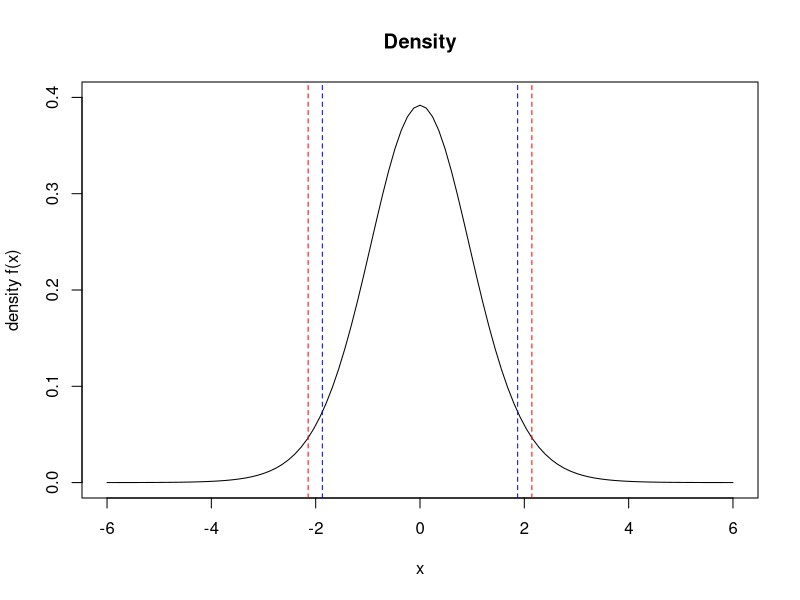
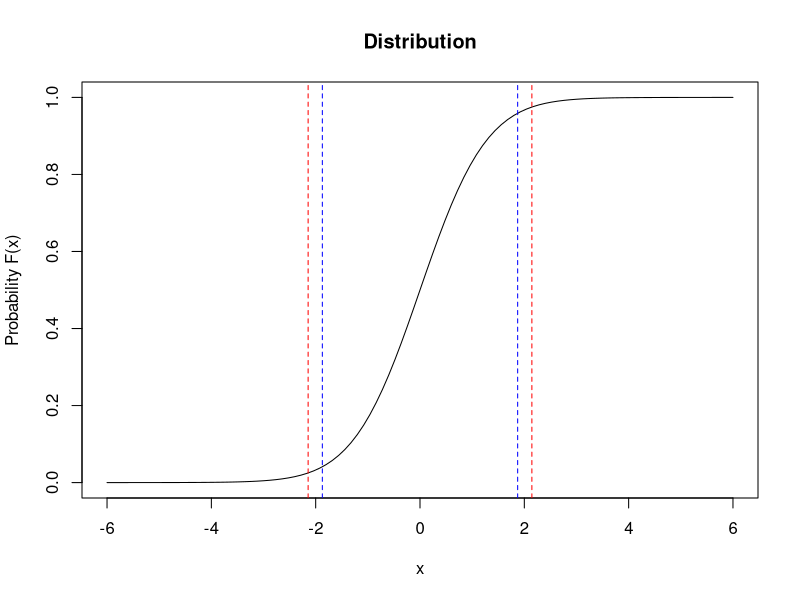
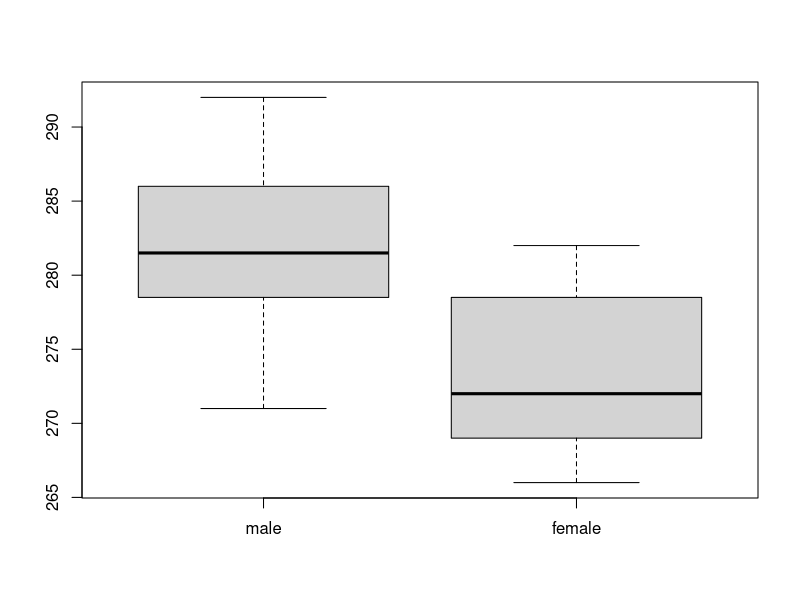

Source code (R) for these figures, in order: (Note: this script raises an error after producing the figures.)
# Lecture script 22.04.2026


# one sample t-Test ----

# Measured 15 fish length of plaice: 
# data produced using plaice_length <- rnorm(15, 35, sd = 5)

plaice_length <- c(36.67, 28.37, 42.67, 38.63, 33.7, 29.39, 38.32, 38.71, 40.59,
                   38.41, 36.82, 40.52, 43.31, 43.64, 37.48)

# calculate mean and stadard deviation of your data
mean(plaice_length) # 37.8215
sd(plaice_length) # 4.50634

# common length according to fish base are 40cm, so the A in the formula becomes 40
# calculate the t-value
t_plaice <- (37.8215 - 40) / (4.50634 / sqrt(15))
t_plaice # the negative value tells us, that our measured mean is below the expected value.

# is this critical? 

# get the critical levels from the t-distribution
# the only parameter of the t- distribution are the degrees of freedom, which
# are the sample size - 1, so in this case 14.
# we only want to know if it our mean value different from the actual mean and don´t care 
# whether the mean of our sample is lower or higher, therefore we are looking at
# both sides of the distribution and distribute the 5% significance level: 
qt(p = c(0.025, 0.975), df = 14) # -2.144787  2.144787
# these are the "cut-off" values: If our value is lower or higher than those, 
# it is a critical t-value

# additionally we can calculate the p-value for our t-value
# multiply by 2, since we compare to both tails. 
# Therefore we call this type of t-Test two-sided
pt(q = t_plaice, df = 14) * 2 # 0.08219942
# It is not lower than 0.05 thus again not signifcant

# We can also use the build in t-test function to validate this:
# First have a look at the help pages to see how it works: 
?t.test

t.test(x = plaice_length, mu = 40)

#Lets visualize this: 
# The t-Distribution for df=14
# as density distribution
plot(function(x) dt(x, df = 14), -6, 6, ylim = c(0, 0.4),
       main = "Density", ylab = "density f(x)")
abline(v = c(t_plaice, -t_plaice), col = "blue", lty = 2)
abline(v = qt(p = c(0.025, 0.975), df = 14), col = "red", lty = 2)

# and cumulative probability: 
plot(function(x) pt(x, df = 14), -6, 6, ylim = c(0, 1), 
     main = "Distribution", ylab = "Probability F(x)")
abline(v = c(t_plaice, -t_plaice), col = "blue", lty = 2)
abline(v = qt(p = c(0.025, 0.975), df = 14), col = "red", lty = 2)


# Two - sample t-Test ----
# Comparison of polar bear heights: 
polar_bears <- data.frame("male" = c(281, 279, 271, 290, 292, 285, 277, 278, 290, 277, 281, 283,
                                     285, 287, 279, 275, 280, 287, 285, 282),
                          "female" = c(266, 280, 275, 272, 270, 269, 272, 278, 267, 269, 282,
                                       279, 276, 272, 274, 270, 269, 279, 282, 268))
boxplot(polar_bears)

## two-sided ----
# Do female polar bears have a different size than male polar bears? 
# This includes not if they are bigger or smaller, just different, therefor
# this is a two-sided test, where we are looking at both tails of the t-distribution.

# calculate means
mean_males <- mean(polar_bears$male)
mean_males
mean_females <- mean(polar_bears$female)
mean_females

# calculate variances
var_males <- var(polar_bears$male)
var_males
var_females <- var(polar_bears$female)
var_females

nrow(polar_bears)

qt(p = c(0.025, 0.975), df = 38) # 38 because each has 20 rows and for each sample we subtract by 1

# we use here the negative absolute difference, to avoid a miscalculation simply because the t value is very large
pt(q = -abs(t_polars), df = 37.844) * 2 

t_polars <- (mean_males - mean_females) / sqrt( (var_males/20) + (var_females/20) )
t_polars

# for equal variances we can also use pooled variances, 
# this gives us a bit more statistical power: 
t.test(polar_bears$male, polar_bears$female, var.equal = TRUE)


## one-sided ----
# Male polar bears are bigger than female polar bears.
t.test(polar_bears$male, polar_bears$female, alternative = "greater")

t.test(polar_bears$male, polar_bears$female, alternative = "less")

# Paired two-sample t-Test ----
# Compare weights of penguins before and after the breeding season 
penguins <- data.frame("Penguin" = c(1:16),
                       "Lipid_start" = sample(seq(8, 11, by = 0.2), size = 16),
                       "Lipid_end" = sample(seq(1, 4, by = 0.2), size = 16),
                       "Weight_start" = sample(seq(35, 45, by = 0.2), size = 16),
                       "Weight_end" = sample(seq(18, 25, by = 0.2), size = 16))
View(penguins)

boxplot(penguins[ ,4:5])

# Calculating the differences from start to end
difference_weight <- penguins[ ,4] - penguins[ ,5] # this is a vectorized operation, this means
# R automatically calculates the difference for each row individually
difference_weight

# Calculating the variances of the differences
var_diff <- var(difference_weight)


# Calculating t
t_weights <- mean(difference_weight)/(sqrt(var_diff)/sqrt(16))
t_weights 
qt(p = c(0.025, 0.975), df = 15)
# we use here the negative absolute difference, to avoid a miscalculation simply because the t value is very large
pt(q = -abs(t_weights), df = 15) * 2 

#Paired two-sided two sample t-Tests
t.test(x=penguins[,4], y=penguins[,5], paired=T)

# Mann - Whitney - U test ----
octopus <- read_csv("data/kraken.csv")
# data set with intelligence test results of trained and untrained octopus individuals
View(octopus)

ggplot(octopus, aes(y = result, x = group_txt))+
  geom_boxplot()

Ranks <- cbind(octopus, rank(x=octopus$result, na.last=NA,
                                ties.method=c("average")))
View(Ranks)

wilcox.test(result ~ group, data = octopus, alternative = "two.sided")

# Wilcoxon signed rank test ----
# Number of herring eggs from subsampling
herring_eggs <- data.frame("Sample" = c(1:10),
                           "subsample_1" = as.integer(jitter(c(130, 90, 50, 323, 210, 35, 173, 44, 241, 112), amount = 10))
                           )
difference <- sample(-20:20, 10)
herring_eggs$subsample_2 <- herring_eggs$subsample_1 + difference
boxplot(herring_eggs[, c(2:3)])

wilcox.test(x = herring_eggs[,2], y = herring_eggs[,3], alternative = c("two.sided"), paired = T)


# F-Test ----
salmon <- data.frame("Net_1" = rnorm(n = 24, mean = 2898.667, sd = 195.0281),
                     "Net_2" = rnorm(n = 24, mean = 2825.417, sd = 153.6458))
boxplot(salmon)

var.test(x = salmon$Net_1, y = salmon$Net_2, ratio = 1, alternative="two.sided")
var.test(x = salmon$Net_1, y = salmon$Net_2, ratio = 1, alternative = "greater")

# Correlation ----
# Or create a data set with depth and oxygen levels
ctd_data <- data.frame("depth" = round(runif(100, min = 200, max = 500), digits = 0) )
ctd_data$oxygen <- round(8 - 0.01 * ctd_data$depth + rnorm(100, mean = 0, sd = 0.3), 2)
ctd_data$oxygen[ctd_data$oxygen < 0] <- runif(sum(ctd_data$oxygen < 0), 0.1, 0.5)

ggplot(ctd_data, aes(x = depth, y = oxygen))+
  #geom_smooth(method = lm, se = FALSE, colour = "black")+
  geom_point()+
    labs(x = "depth", y = "oxygen")

# covariance
cov(x = ctd_data$depth, y = ctd_data$oxygen)
# correlation  
cor(x = ctd_data$depth, y = ctd_data$oxygen, method = "pearson")

# correlation with significance test
cor.test(x = ctd_data$depth, y = ctd_data$oxygen, method = "pearson")

# Spearman
cor.test(x = ctd_data$depth, y = ctd_data$oxygen, method = "spearman")

# Kendall
cor.test(x = ctd_data$depth, y = ctd_data$oxygen, method = "kendall")


# Association ----
benthos <- data.frame(sediment = c("Sand","Sand","Sand","Mud","Mud","Mud","Gravel","Gravel","Gravel",
               "Sand","Mud","Gravel","Sand","Mud","Gravel"),
               worms_abundance = c(12,18,26, 34,29,23,10,11,15,20,32,13,27,30,14)
)
# Create categorical abundance classes
benthos$abundance_class <- cut(benthos$worms_abundance,
  breaks = c(-Inf, 15, 25, Inf),
  labels = c("Low", "Medium", "High")
)
View(benthos)

ggplot(benthos, aes(x = sediment, y = worms_abundance, fill = abundance_class))+
  geom_bar(stat = "identity", position = "stack", colour = "grey90")

tbl <- table(benthos$sediment, benthos$abundance_class)
tbl <- matrix(c(63, 0, 0, 0, 23, 125, 12, 38, 53), nrow = 3)
tbl
chisq.test(tbl)


# Exercises ----

## significance Tests
# 1. 
# In the data folder you find a csv file with fish sizes sampled in two 
# marine protected ares (MPAs). Investigate wether the MPAs influence fish growth.
# Load and inspect the data set. Write a research question and the associated hypotheses (H1 and H0!).
# Choose and perform the correct t-Test. Interpret the results. 
# Familiarize your self with the topic "Test power", e.g. read the chapter 13.2.2
# in the book "Environmental Data Analysis" and try to apply this to your analysis.

# 2. 
# You conducted an experiment on diatoms using different light treatments, to
# analyze the effect of enhanced light on their growth. In the data set diatoms.csv
# you have the biomass from before and after the treatment. 
# Load and inspect the data set. Write a research question and the associated hypotheses (H1 and H0!).
# Choose and perform the correct Test. Interpret the results. 

# 3. 
# You are working on an aquaculture farm and have treated the females in one of the tanks
# with hormones to enhance the number of eggs. Did it work? 
# Explore graphically, formulate a hypothesis and run the correct test to validate your results.
fish <- data.frame("group_txt" = c(rep("without", 20), rep("with", 25)),
                   "group" = c(rep(1, 20), rep(2, 25)),
                   "result" = c(sample(1200:1400, 20, replace = F), 
                                sample(1250:1450, 15, replace = F), 
                                sample(1400:1500, 10,  replace = F)) )

# 4. 
# You are a fisheries managers and have been asked to analyze the effectiveness 
# of a temporary fisheries closure not on the fish itself but as a trade-off on a
# near-by living seabird colony. For this you have sampled the same nests before 
# and after the closure and counted the number of fish delivered to the chicklings.
# Load the data set "seabirds.csv" from the data folder. 
# Load and inspect the data set. Write a research question and the associated hypotheses (H1 and H0!).
# Choose and perform the correct Test. Interpret the results. 


## F-Test ----
# 5.
# You have dataset with swimming speeds of two tuna species. 
# Graphically explore the data set for the variance within the dataset. 
# Formulate a hypothesis for a F-Test.
# Conduct a F-Test and decide whether variances are homogenuous or not.
tuna <- data.frame("red_tuna" = rnorm(n = 20, mean = 85, sd = 5.454115),
                   "skipjack" = rnorm(n = 20, mean = 25, sd = 5.114222))

## Correlation ----
# 6.
# Use the penguins data set and test for bill length and depth the correlation
# First plot and explore the data. Formulate a hypothesis. 
# Decide which method you want to apply? Are the assumptions for a pearson correlation met? 
# Can you think of another variable influencing your results? Try to add this 
# in your analysis. 
